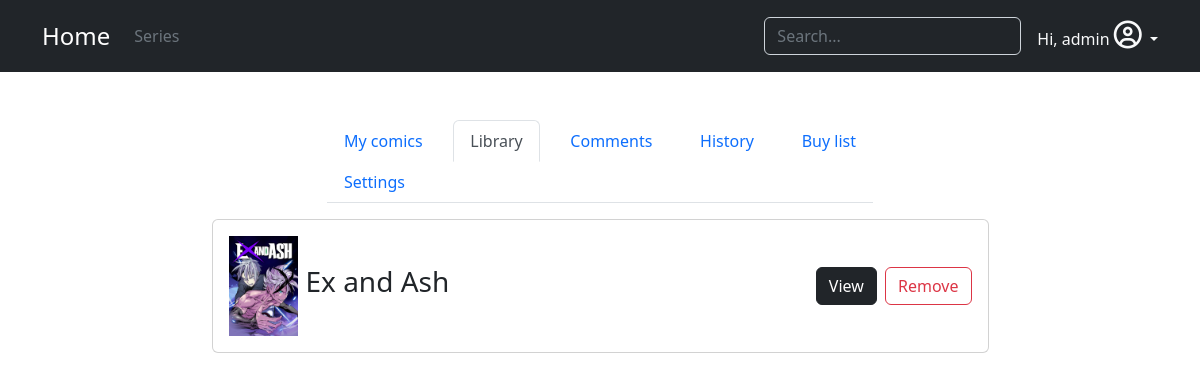
/users/settings/ (signed in), run on an earlier commit of the app's database.
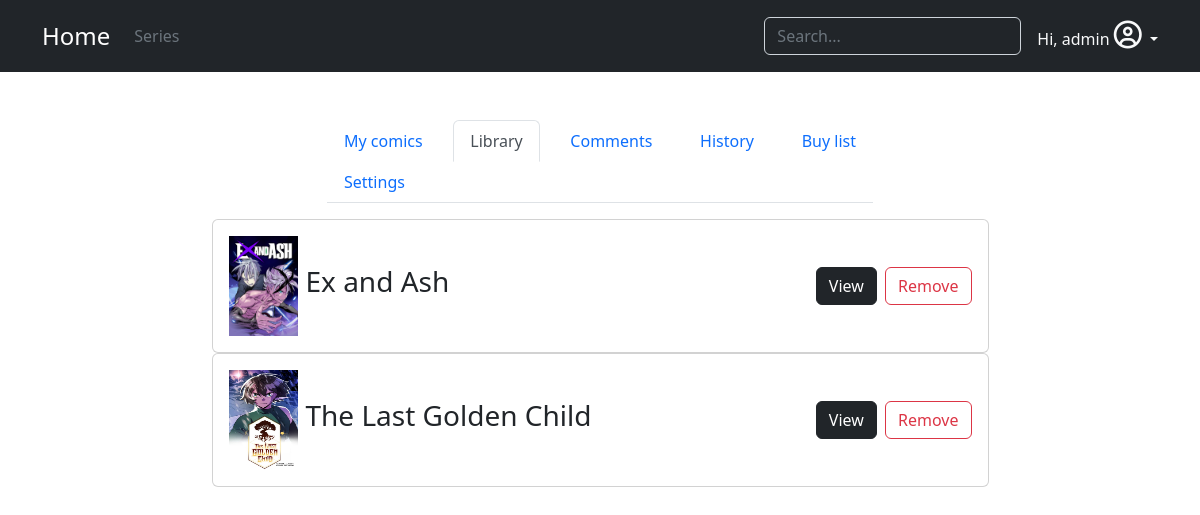
And on a later commit of the database.
### users/models.py (models this page shows, shortened)
class User(auth_models.AbstractUser):
    coins = models.IntegerField(default=0)
    is_creator = models.BooleanField(default=False)
    email = models.EmailField(max_length=255, unique=True)
    objects = managers.UserManager()

### comics/models.py (models this page shows, shortened)
class Library(models.Model):
    user = models.ForeignKey(to=User, on_delete=models.CASCADE)
    comic = models.ForeignKey(to=Comic, on_delete=models.CASCADE)

class Comic(models.Model):
    ONGOING = 'O'
    HIATUS = 'H'
    COMPLETED = 'C'
    CANCELLED = 'D'
    STATUS = [
        (ONGOING, 'ONGOING'),
        (HIATUS, 'HIATUS'),
        (COMPLETED, 'COMPLETED'),
        (CANCELLED, 'CANCELLED'),
    ]
    title = models.CharField(unique=True, max_length=255)
    creator = models.ForeignKey(to=User, on_delete=models.CASCADE)
    genre = models.ManyToManyField(to=Genre)
    watches = models.PositiveBigIntegerField(default=0)
    follows = models.PositiveBigIntegerField(default=0)
    rating = models.FloatField(default=0)
    status = models.CharField(choices=STATUS, default=ONGOING, max_length=1)
    summary = models.TextField()
    cover = DynamicImageField()

### users/views.py (the view)
# urls.py: path('settings/', views.settings, name='settings'),
@login_required(login_url='users:login')
def settings(request: HttpRequest) -> HttpResponse:
    user = User.objects.get(pk=request.user.id)
    if request.method == 'GET':
        library = user.library_set.all()
        comments = user.comment_set.order_by('-created_on')
        history = user.readhistory_set.order_by('-date')
        buy_list = user.buylist_set.order_by('-date')
        my_comics = user.comic_set.all()
        context = {
            'lib_comics': library,
            'comments': comments,
            'history': history,
            'buy_list': buy_list,
            'my_comics': my_comics
        }
        return render(request, 'users/settings.html', context)

### comics/models.py (called while the page is built)
    def __str__(self):
        return f'{self.comic.title} - chapter-{self.chapter_num}'

### users/templates/users/settings.html (shortened to what this page needs)
{% extends 'comics/base.html' %}
{% load static %}
{% block head %}
	<link rel="stylesheet" type="text/css" href="{% static 'comics/css/status_rating.css' %}">
{% endblock %}
{% block main %}
	<div class="container d-flex flex-column align-items-center mt-5">
		<ul class="nav nav-tabs justify-content-between w-50" id="myTab" role="tablist">
			{% if user.is_creator %}
				<li class="nav-item" role="presentation">
					<button class="nav-link" id="my-comics-tab" data-bs-toggle="tab"
					        data-bs-target="#my-comics-tab-pane"
					        type="button" role="tab" aria-controls="my-comics-tab-pane" aria-selected="true">
						My comics
					</button>
				</li>
			{% endif %}
			<li class="nav-item" role="presentation">
				<button class="nav-link active" id="library-tab" data-bs-toggle="tab" data-bs-target="#library-tab-pane"
				        type="button" role="tab" aria-controls="library-tab-pane" aria-selected="true">
					Library
				</button>
			</li>
			<li class="nav-item" role="presentation">
				<button class="nav-link" id="comments-tab" data-bs-toggle="tab" data-bs-target="#comments-tab-pane"
				        type="button" role="tab" aria-controls="comments-tab-pane" aria-selected="false">
					Comments
				</button>
			</li>
			<li class="nav-item" role="presentation">
				<button class="nav-link" id="history-tab" data-bs-toggle="tab" data-bs-target="#history-tab-pane"
				        type="button" role="tab" aria-controls="history-tab-pane" aria-selected="false">
					History
				</button>
			</li>
			<li class="nav-item" role="presentation">
				<button class="nav-link" id="buylist-tab" data-bs-toggle="tab" data-bs-target="#buylist-tab-pane"
				        type="button" role="tab" aria-controls="buylist-tab-pane" aria-selected="false">
					Buy list
				</button>
			</li>
			<li class="nav-item" role="presentation">
				<button class="nav-link" id="settings-tab" data-bs-toggle="tab" data-bs-target="#settings-tab-pane"
				        type="button" role="tab" aria-controls="settings-tab-pane" aria-selected="false">
					Settings
				</button>
		</ul>
		<div class="tab-content container mt-3" id="myTabContent">
			<div class="tab-pane fade show active" id="library-tab-pane" role="tabpanel" aria-labelledby="library-tab"
			     tabindex="0">
				<ul class="container w-75">
					{% for entry in lib_comics %}
						<li class="card">
							<div class="card-body d-flex flex-row justify-content-between">
								<div class="d-flex flex-row">
									<img src="/media/{{ entry.comic.cover }}" alt="{{ entry.comic.title }}" width="69"
									     height="100"/>
									<h3 class="ms-2 align-self-center">{{ entry.comic.title }}</h3>
								</div>
								<div class="align-self-center">
									<a href="{% url 'comics:comic_detail' comic_id=entry.comic_id %}"
									   class="btn btn-dark me-1">
										View
									</a>
									<button onclick="removeBookmark({{ entry.comic_id }})"
									        class="btn btn-outline-danger">Remove
									</button>
								</div>
							</div>
						</li>
					{% endfor %}
				</ul>
			</div>
		</div>
	</div>
{% endblock %}

### comics/templates/comics/base.html (shortened to what this page needs)
{% load static %}
<!DOCTYPE html>
<html lang="en">
<head>
	<link href="https://cdn.jsdelivr.net/npm/bootstrap@5.2.0-beta1/dist/css/bootstrap.min.css" rel="stylesheet"
/>
	<link href="{% static 'fontawesomefree/css/all.min.css' %}" rel="stylesheet" type="text/css">
	<link href="{% static 'comics/css/base.css' %}" rel="stylesheet" type="text/css"/>
	{% block head %}
	{% endblock %}
</head>
<body>
{% include "comics/components/navigation.html" %}
<main class="container">
	{% block main %}
	{% endblock %}
	{% include 'comics/components/backToTopBtn.html' %}
</main>
</body>
</html>

### comics/templates/comics/components/navigation.html (shortened to what this page needs)
<header class="p-3 bg-dark text-white">
	<div class="container">
		<div class="d-flex flex-wrap align-items-center justify-content-center">
			<a href="{% url 'comics:index' %}" class="d-flex align-items-center  me-3 text-white text-decoration-none">
				<span class="fs-4">Home</span>
			</a>
			<ul class="nav col-12 col-lg-auto me-lg-auto mb-2 justify-content-center mb-md-0">
				<li><a href="{% url 'comics:comic_list' %}" class="nav-link px-2 text-secondary">Series</a></li>
			</ul>
			<form class="col-12 col-lg-auto mb-3 mb-lg-0 me-lg-3" role="search" action="{% url 'comics:comic_list' %}">
				<label>
					<input type="search" class="form-control form-control-dark text-white bg-dark"
					       placeholder="Search..."
					       name="p"/>
				</label>
			</form>
			{% if user.is_authenticated %}
				<div class="dropdown text-end">
					<a class="d-block link-light text-decoration-none dropdown-toggle" id="dropdownUser1"
					   data-bs-toggle="dropdown" aria-expanded="false">
						<span class="fs-6">Hi, {{ user.username }}</span>
						<i class="fa-regular fa-circle-user fs-3"></i>
					</a>
				</div>
			{% endif %}
		</div>
	</div>
</header>

### comics/templates/comics/components/backToTopBtn.html (shortened to what this page needs)
{% load static %}
<link rel="stylesheet" href="{% static 'comics/css/backToTopBtn.css' %}">

What changed in the data, as far as the page shows it:
added Library: comic.cover (picture), comic "The Last Golden Child"
